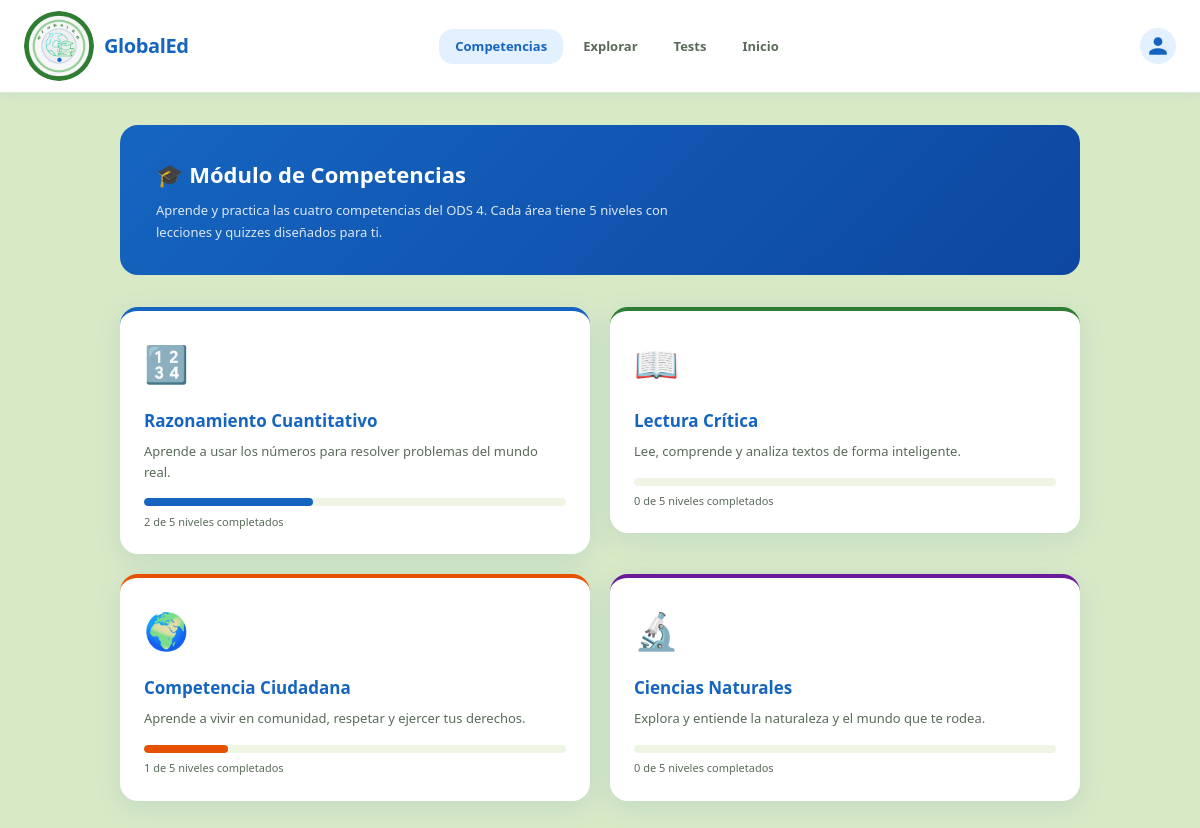
Page /competencias/ (signed in) on the committed database.
### competencias/models.py (models this page shows, shortened)
class Competencia(models.Model):
    ICONOS = {
        'razonamiento':  '🔢',
        'lectura':       '📖',
        'ciudadana':     '🌍',
        'ciencias':      '🔬',
    }
    nombre      = models.CharField(max_length=120)
    slug        = models.SlugField(unique=True)
    descripcion = models.TextField()
    color       = models.CharField(max_length=7, default='#1565C0',
                                   help_text='Color HEX para la UI')
    icono       = models.CharField(max_length=4, default='📚')
    orden       = models.PositiveSmallIntegerField(default=0)
    class Meta:
        ordering = ['orden']
        verbose_name        = 'Competencia'
        verbose_name_plural = 'Competencias'

### competencias/views.py (the view)
@login_required
def lista_competencias(request):
    competencias = Competencia.objects.prefetch_related('niveles').all()
    data = []
    for comp in competencias:
        niveles      = comp.niveles.all()
        total_niv    = niveles.count()
        completados  = ResultadoUsuario.objects.filter(
            usuario=request.user,
            nivel__in=niveles,
            completado=True
        ).count()
        data.append({
            'comp': comp,
            'total': total_niv,
            'completados': completados,
            'pct': round((completados / total_niv) * 100) if total_niv else 0,
        })
    return render(request, 'competencias/lista_competencias.html', {'data': data})

### competencias/templates/competencias/lista_competencias.html (shortened to what this page needs)
{% extends "competencias/base_comp.html" %}
{% block comp_content %}
<div class="hero-comp">
  <h1>🎓 Módulo de Competencias</h1>
  <p>Aprende y practica las cuatro competencias del ODS 4. Cada área tiene 5 niveles con lecciones y quizzes diseñados para ti.</p>
</div>
<div class="grid-comp">
  {% for item in data %}
  <a href="{% url 'competencias:niveles' item.comp.slug %}" style="text-decoration:none;">
    <div class="comp-card" style="border-top:4px solid {{ item.comp.color }};">
      <div class="comp-icon">{{ item.comp.icono }}</div>
      <div class="comp-nombre">{{ item.comp.nombre }}</div>
      <div class="comp-desc">{{ item.comp.descripcion }}</div>
      <div class="prog-bar-bg">
        <div class="prog-bar-fill" style="width:{{ item.pct }}%;background:{{ item.comp.color }};"></div>
      </div>
      <div class="prog-label">{{ item.completados }} de {{ item.total }} niveles completados</div>
    </div>
  </a>
  {% endfor %}
</div>
{% endblock %}

### core/static/css/responsive.css (style rules this page uses)
html { overflow-x: hidden; }
body { overflow-x: hidden; -webkit-text-size-adjust: 100%; }
:root { --fs-xs: 0.72rem; --fs-sm: 0.8125rem; --fs-base: 0.9375rem; --fs-md: 1rem; --fs-lg: 1.125rem; --fs-xl: 1.25rem; --fs-2xl: 1.375rem; --fs-3xl: 1.5rem; }

### core/templates/core/base.html (style rules this page uses)
:root { --blue: #1565C0; --blue-dark: #0D47A1; --blue-mid: #1976D2; --blue-light: #E3F0FF; --green: #81C784; --green-dark: #4CAF50; --bg: #D8E9C6; --bg-soft: #EEF5E5; --white: #FFFFFF; --text: #1A2B1A; --text-muted: #5A6B5A; --danger: #E53935; --radius-sm: 8px; --radius-md: 14px; --radius-lg: 22px; --shadow: 0 4px 24px rgba(21,101,192,.10); --shadow-sm: 0 2px 10px rgba(21,101,192,.07); }
*, *::before, *::after { box-sizing: border-box; margin: 0; padding: 0; }
body { font-family: 'Segoe UI', system-ui, sans-serif; background: var(--bg); color: var(--text); min-height: 100vh; font-size: 15px; line-height: 1.6; }
a { color: inherit; text-decoration: none; }

### competencias/templates/competencias/base_comp.html (style rules this page uses)
:root { --comp-radius: 18px; --comp-shadow: 0 6px 28px rgba(21,101,192,.11); }
.comp-card { background:#fff; border-radius:var(--comp-radius); box-shadow:var(--comp-shadow); padding:1.5rem; transition:transform .2s; }

### competencias/templates/competencias/lista_competencias.html (style rules this page uses)
.hero-comp { background:linear-gradient(135deg,#1565C0 0%,#0D47A1 100%); border-radius:var(--comp-radius); color:#fff; padding:2rem 2.25rem; margin-bottom:2rem; }
.hero-comp h1 { font-size:22px; font-weight:700; margin-bottom:.4rem; }
.hero-comp p { font-size:13px; opacity:.85; max-width:520px; line-height:1.7; }
.grid-comp { display:grid; grid-template-columns:repeat(auto-fill, minmax(min(42%,100%),1fr)); gap:1.25rem; }
.comp-icon { font-size:36px; margin-bottom:.9rem; }
.comp-nombre { font-size:17px; font-weight:700; color:var(--blue); margin-bottom:.4rem; }
.comp-desc { font-size:13px; color:var(--text-muted); line-height:1.6; margin-bottom:1rem; }
.prog-bar-bg { background:#EEF5E5; border-radius:10px; height:8px; overflow:hidden; margin-bottom:.4rem; }
.prog-bar-fill { height:8px; border-radius:10px; transition:width .5s; }
.prog-label { font-size:11px; color:var(--text-muted); }

### rows in the picture
Competencia: comp.icono "🔢", comp.nombre "Razonamiento Cuantitativo", comp.descripcion "Aprende a usar los números para resolver problemas del mundo real.", completados "2", total "5"
Competencia: comp.icono "📖", comp.nombre "Lectura Crítica", comp.descripcion "Lee, comprende y analiza textos de forma inteligente.", completados "0", total "5"
Competencia: comp.icono "🌍", comp.nombre "Competencia Ciudadana", comp.descripcion "Aprende a vivir en comunidad, respetar y ejercer tus derechos.", completados "1", total "5"
Competencia: comp.icono "🔬", comp.nombre "Ciencias Naturales", comp.descripcion "Explora y entiende la naturaleza y el mundo que te rodea.", completados "0", total "5"
